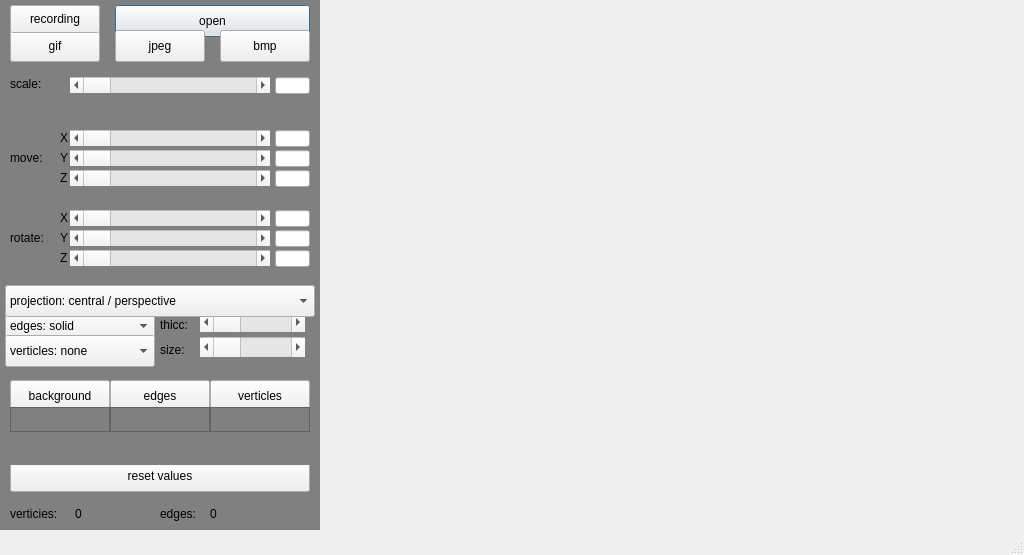
<?xml version="1.0" encoding="UTF-8"?>
<ui version="4.0">
 <class>MainWindow</class>
 <widget class="QMainWindow" name="MainWindow">
  <property name="geometry">
   <rect>
    <x>0</x>
    <y>0</y>
    <width>1024</width>
    <height>555</height>
   </rect>
  </property>
  <property name="sizePolicy">
   <sizepolicy hsizetype="Fixed" vsizetype="Fixed">
    <horstretch>0</horstretch>
    <verstretch>0</verstretch>
   </sizepolicy>
  </property>
  <property name="minimumSize">
   <size>
    <width>1024</width>
    <height>555</height>
   </size>
  </property>
  <property name="maximumSize">
   <size>
    <width>1024</width>
    <height>555</height>
   </size>
  </property>
  <property name="windowTitle">
   <string>MainWindow</string>
  </property>
  <widget class="QWidget" name="centralwidget">
   <widget class="GLWidget" name="glwidget" native="true">
    <property name="geometry">
     <rect>
      <x>320</x>
      <y>0</y>
      <width>704</width>
      <height>528</height>
     </rect>
    </property>
    <property name="styleSheet">
     <string notr="true">GLWidget {
	border: 1px solid black;
}</string>
    </property>
   </widget>
   <widget class="QFrame" name="frame_rotation_sliders">
    <property name="geometry">
     <rect>
      <x>0</x>
      <y>200</y>
      <width>320</width>
      <height>85</height>
     </rect>
    </property>
    <property name="styleSheet">
     <string notr="true">QFrame {
	background-color: gray;
}</string>
    </property>
    <property name="frameShape">
     <enum>QFrame::NoFrame</enum>
    </property>
    <widget class="QLabel" name="label_rotate_y">
     <property name="geometry">
      <rect>
       <x>60</x>
       <y>30</y>
       <width>12</width>
       <height>16</height>
      </rect>
     </property>
     <property name="text">
      <string>Y</string>
     </property>
    </widget>
    <widget class="QLabel" name="label_rotate_z">
     <property name="geometry">
      <rect>
       <x>60</x>
       <y>50</y>
       <width>12</width>
       <height>16</height>
      </rect>
     </property>
     <property name="text">
      <string>Z</string>
     </property>
    </widget>
    <widget class="QLabel" name="label_rotate_x">
     <property name="geometry">
      <rect>
       <x>60</x>
       <y>10</y>
       <width>12</width>
       <height>16</height>
      </rect>
     </property>
     <property name="text">
      <string>X</string>
     </property>
    </widget>
    <widget class="QLineEdit" name="rotating_y_value">
     <property name="geometry">
      <rect>
       <x>275</x>
       <y>30</y>
       <width>35</width>
       <height>17</height>
      </rect>
     </property>
    </widget>
    <widget class="QLineEdit" name="rotating_z_value">
     <property name="geometry">
      <rect>
       <x>275</x>
       <y>50</y>
       <width>35</width>
       <height>17</height>
      </rect>
     </property>
    </widget>
    <widget class="QLineEdit" name="rotating_x_value">
     <property name="geometry">
      <rect>
       <x>275</x>
       <y>10</y>
       <width>35</width>
       <height>17</height>
      </rect>
     </property>
    </widget>
    <widget class="QLabel" name="label_rotate">
     <property name="geometry">
      <rect>
       <x>10</x>
       <y>30</y>
       <width>40</width>
       <height>16</height>
      </rect>
     </property>
     <property name="text">
      <string>rotate:</string>
     </property>
    </widget>
    <widget class="QScrollBar" name="slider_x_rotation">
     <property name="geometry">
      <rect>
       <x>70</x>
       <y>10</y>
       <width>200</width>
       <height>16</height>
      </rect>
     </property>
     <property name="orientation">
      <enum>Qt::Horizontal</enum>
     </property>
    </widget>
    <widget class="QScrollBar" name="slider_y_rotation">
     <property name="geometry">
      <rect>
       <x>70</x>
       <y>30</y>
       <width>200</width>
       <height>16</height>
      </rect>
     </property>
     <property name="orientation">
      <enum>Qt::Horizontal</enum>
     </property>
    </widget>
    <widget class="QScrollBar" name="slider_z_rotation">
     <property name="geometry">
      <rect>
       <x>70</x>
       <y>50</y>
       <width>200</width>
       <height>16</height>
      </rect>
     </property>
     <property name="orientation">
      <enum>Qt::Horizontal</enum>
     </property>
    </widget>
   </widget>
   <widget class="QFrame" name="frame_scale">
    <property name="geometry">
     <rect>
      <x>0</x>
      <y>70</y>
      <width>320</width>
      <height>50</height>
     </rect>
    </property>
    <property name="autoFillBackground">
     <bool>false</bool>
    </property>
    <property name="styleSheet">
     <string notr="true">QFrame {
	background-color: gray;
}</string>
    </property>
    <property name="frameShape">
     <enum>QFrame::NoFrame</enum>
    </property>
    <property name="frameShadow">
     <enum>QFrame::Raised</enum>
    </property>
    <widget class="QLineEdit" name="scale_text">
     <property name="geometry">
      <rect>
       <x>275</x>
       <y>7</y>
       <width>35</width>
       <height>17</height>
      </rect>
     </property>
    </widget>
    <widget class="QLabel" name="label_scale">
     <property name="geometry">
      <rect>
       <x>10</x>
       <y>6</y>
       <width>41</width>
       <height>16</height>
      </rect>
     </property>
     <property name="text">
      <string>scale:</string>
     </property>
    </widget>
    <widget class="QScrollBar" name="scale_slider">
     <property name="geometry">
      <rect>
       <x>70</x>
       <y>7</y>
       <width>200</width>
       <height>16</height>
      </rect>
     </property>
     <property name="orientation">
      <enum>Qt::Horizontal</enum>
     </property>
    </widget>
   </widget>
   <widget class="QFrame" name="frame_settings">
    <property name="geometry">
     <rect>
      <x>0</x>
      <y>280</y>
      <width>320</width>
      <height>100</height>
     </rect>
    </property>
    <property name="styleSheet">
     <string notr="true">QFrame {
	background-color: gray;
}</string>
    </property>
    <property name="frameShape">
     <enum>QFrame::NoFrame</enum>
    </property>
    <property name="frameShadow">
     <enum>QFrame::Raised</enum>
    </property>
    <widget class="QLabel" name="label_bar_thickness">
     <property name="geometry">
      <rect>
       <x>160</x>
       <y>30</y>
       <width>40</width>
       <height>30</height>
      </rect>
     </property>
     <property name="text">
      <string>thicc:</string>
     </property>
    </widget>
    <widget class="QScrollBar" name="slider_edge_thickness">
     <property name="geometry">
      <rect>
       <x>200</x>
       <y>32</y>
       <width>105</width>
       <height>20</height>
      </rect>
     </property>
     <property name="orientation">
      <enum>Qt::Horizontal</enum>
     </property>
    </widget>
    <widget class="QComboBox" name="comboBox_typeLine">
     <property name="geometry">
      <rect>
       <x>5</x>
       <y>30</y>
       <width>150</width>
       <height>32</height>
      </rect>
     </property>
     <item>
      <property name="text">
       <string>edges: solid</string>
      </property>
     </item>
     <item>
      <property name="text">
       <string>edges: dashed</string>
      </property>
     </item>
    </widget>
    <widget class="QComboBox" name="comboBox_typeVertex">
     <property name="geometry">
      <rect>
       <x>5</x>
       <y>55</y>
       <width>150</width>
       <height>32</height>
      </rect>
     </property>
     <item>
      <property name="text">
       <string>verticles: none</string>
      </property>
     </item>
     <item>
      <property name="text">
       <string>verticles: round</string>
      </property>
     </item>
     <item>
      <property name="text">
       <string>verticles: square</string>
      </property>
     </item>
    </widget>
    <widget class="QLabel" name="label_bar_size">
     <property name="geometry">
      <rect>
       <x>160</x>
       <y>55</y>
       <width>40</width>
       <height>30</height>
      </rect>
     </property>
     <property name="text">
      <string>size:</string>
     </property>
    </widget>
    <widget class="QScrollBar" name="slider_vertice_size">
     <property name="geometry">
      <rect>
       <x>200</x>
       <y>57</y>
       <width>105</width>
       <height>20</height>
      </rect>
     </property>
     <property name="orientation">
      <enum>Qt::Horizontal</enum>
     </property>
    </widget>
    <widget class="QComboBox" name="comboBox_projection">
     <property name="geometry">
      <rect>
       <x>5</x>
       <y>5</y>
       <width>310</width>
       <height>32</height>
      </rect>
     </property>
     <item>
      <property name="text">
       <string>projection: central / perspective</string>
      </property>
     </item>
     <item>
      <property name="text">
       <string>projection: parallel / orthogonal</string>
      </property>
     </item>
    </widget>
   </widget>
   <widget class="QFrame" name="frame_reset">
    <property name="geometry">
     <rect>
      <x>0</x>
      <y>460</y>
      <width>320</width>
      <height>40</height>
     </rect>
    </property>
    <property name="styleSheet">
     <string notr="true">QFrame {
	background-color: gray;
}</string>
    </property>
    <property name="frameShape">
     <enum>QFrame::NoFrame</enum>
    </property>
    <property name="frameShadow">
     <enum>QFrame::Raised</enum>
    </property>
    <widget class="QPushButton" name="reset_values_button">
     <property name="geometry">
      <rect>
       <x>10</x>
       <y>0</y>
       <width>300</width>
       <height>32</height>
      </rect>
     </property>
     <property name="text">
      <string>reset values</string>
     </property>
     <property name="autoDefault">
      <bool>false</bool>
     </property>
     <property name="default">
      <bool>false</bool>
     </property>
     <property name="flat">
      <bool>false</bool>
     </property>
    </widget>
   </widget>
   <widget class="QFrame" name="frame_colors">
    <property name="geometry">
     <rect>
      <x>0</x>
      <y>380</y>
      <width>320</width>
      <height>85</height>
     </rect>
    </property>
    <property name="styleSheet">
     <string notr="true">QFrame {
	background-color: gray;
}</string>
    </property>
    <property name="frameShape">
     <enum>QFrame::NoFrame</enum>
    </property>
    <property name="frameShadow">
     <enum>QFrame::Raised</enum>
    </property>
    <widget class="QPushButton" name="color_verticies_button">
     <property name="geometry">
      <rect>
       <x>210</x>
       <y>0</y>
       <width>100</width>
       <height>32</height>
      </rect>
     </property>
     <property name="text">
      <string>verticles</string>
     </property>
    </widget>
    <widget class="QPushButton" name="color_edges_button">
     <property name="geometry">
      <rect>
       <x>110</x>
       <y>0</y>
       <width>100</width>
       <height>32</height>
      </rect>
     </property>
     <property name="text">
      <string>edges</string>
     </property>
     <property name="shortcut">
      <string>Backspace</string>
     </property>
    </widget>
    <widget class="QPushButton" name="background_color_button">
     <property name="geometry">
      <rect>
       <x>10</x>
       <y>0</y>
       <width>100</width>
       <height>32</height>
      </rect>
     </property>
     <property name="text">
      <string>background</string>
     </property>
    </widget>
    <widget class="QGraphicsView" name="graphics_verticies_color">
     <property name="geometry">
      <rect>
       <x>210</x>
       <y>27</y>
       <width>100</width>
       <height>25</height>
      </rect>
     </property>
    </widget>
    <widget class="QGraphicsView" name="graphics_color_edges">
     <property name="geometry">
      <rect>
       <x>110</x>
       <y>27</y>
       <width>100</width>
       <height>25</height>
      </rect>
     </property>
    </widget>
    <widget class="QGraphicsView" name="graphics_background_color">
     <property name="geometry">
      <rect>
       <x>10</x>
       <y>27</y>
       <width>100</width>
       <height>25</height>
      </rect>
     </property>
    </widget>
   </widget>
   <widget class="QFrame" name="frame_count">
    <property name="geometry">
     <rect>
      <x>0</x>
      <y>500</y>
      <width>320</width>
      <height>30</height>
     </rect>
    </property>
    <property name="autoFillBackground">
     <bool>false</bool>
    </property>
    <property name="styleSheet">
     <string notr="true">QFrame {
	background-color: gray;
}</string>
    </property>
    <property name="frameShape">
     <enum>QFrame::NoFrame</enum>
    </property>
    <property name="frameShadow">
     <enum>QFrame::Raised</enum>
    </property>
    <widget class="QLabel" name="label_count_of_verticies">
     <property name="geometry">
      <rect>
       <x>10</x>
       <y>6</y>
       <width>61</width>
       <height>16</height>
      </rect>
     </property>
     <property name="text">
      <string>verticies:</string>
     </property>
    </widget>
    <widget class="QLabel" name="number_of_vertices">
     <property name="geometry">
      <rect>
       <x>75</x>
       <y>6</y>
       <width>75</width>
       <height>16</height>
      </rect>
     </property>
     <property name="text">
      <string>0</string>
     </property>
    </widget>
    <widget class="QLabel" name="label_count_of_facets">
     <property name="geometry">
      <rect>
       <x>160</x>
       <y>6</y>
       <width>48</width>
       <height>16</height>
      </rect>
     </property>
     <property name="text">
      <string>edges:</string>
     </property>
    </widget>
    <widget class="QLabel" name="number_of_facets">
     <property name="geometry">
      <rect>
       <x>210</x>
       <y>6</y>
       <width>75</width>
       <height>16</height>
      </rect>
     </property>
     <property name="text">
      <string>0</string>
     </property>
    </widget>
   </widget>
   <widget class="QFrame" name="frame_buttons">
    <property name="geometry">
     <rect>
      <x>0</x>
      <y>0</y>
      <width>320</width>
      <height>75</height>
     </rect>
    </property>
    <property name="autoFillBackground">
     <bool>false</bool>
    </property>
    <property name="styleSheet">
     <string notr="true">QFrame {
	background-color: gray;
}</string>
    </property>
    <property name="frameShape">
     <enum>QFrame::NoFrame</enum>
    </property>
    <property name="frameShadow">
     <enum>QFrame::Raised</enum>
    </property>
    <widget class="QPushButton" name="open_button">
     <property name="geometry">
      <rect>
       <x>115</x>
       <y>5</y>
       <width>195</width>
       <height>32</height>
      </rect>
     </property>
     <property name="text">
      <string>open</string>
     </property>
     <property name="default">
      <bool>true</bool>
     </property>
    </widget>
    <widget class="QPushButton" name="bmp_button">
     <property name="geometry">
      <rect>
       <x>220</x>
       <y>30</y>
       <width>90</width>
       <height>32</height>
      </rect>
     </property>
     <property name="text">
      <string>bmp</string>
     </property>
    </widget>
    <widget class="QPushButton" name="gif_button">
     <property name="geometry">
      <rect>
       <x>10</x>
       <y>30</y>
       <width>90</width>
       <height>32</height>
      </rect>
     </property>
     <property name="text">
      <string>gif</string>
     </property>
    </widget>
    <widget class="QPushButton" name="jpeg_button">
     <property name="geometry">
      <rect>
       <x>115</x>
       <y>30</y>
       <width>90</width>
       <height>32</height>
      </rect>
     </property>
     <property name="text">
      <string>jpeg</string>
     </property>
    </widget>
    <widget class="QPushButton" name="rec_button">
     <property name="geometry">
      <rect>
       <x>10</x>
       <y>5</y>
       <width>90</width>
       <height>28</height>
      </rect>
     </property>
     <property name="text">
      <string>recording</string>
     </property>
    </widget>
   </widget>
   <widget class="QFrame" name="frame_moving_sliders">
    <property name="geometry">
     <rect>
      <x>0</x>
      <y>120</y>
      <width>320</width>
      <height>85</height>
     </rect>
    </property>
    <property name="styleSheet">
     <string notr="true">QFrame {
	background-color: gray;
}</string>
    </property>
    <property name="frameShape">
     <enum>QFrame::NoFrame</enum>
    </property>
    <property name="frameShadow">
     <enum>QFrame::Raised</enum>
    </property>
    <widget class="QLabel" name="label_move_x">
     <property name="geometry">
      <rect>
       <x>60</x>
       <y>10</y>
       <width>12</width>
       <height>16</height>
      </rect>
     </property>
     <property name="text">
      <string>X</string>
     </property>
    </widget>
    <widget class="QLabel" name="label_move_y">
     <property name="geometry">
      <rect>
       <x>60</x>
       <y>30</y>
       <width>12</width>
       <height>16</height>
      </rect>
     </property>
     <property name="text">
      <string>Y</string>
     </property>
    </widget>
    <widget class="QLabel" name="label_move_z">
     <property name="geometry">
      <rect>
       <x>60</x>
       <y>50</y>
       <width>12</width>
       <height>16</height>
      </rect>
     </property>
     <property name="text">
      <string>Z</string>
     </property>
    </widget>
    <widget class="QLineEdit" name="moving_x_value">
     <property name="geometry">
      <rect>
       <x>275</x>
       <y>10</y>
       <width>35</width>
       <height>17</height>
      </rect>
     </property>
     <property name="layoutDirection">
      <enum>Qt::LeftToRight</enum>
     </property>
    </widget>
    <widget class="QLineEdit" name="moving_y_value">
     <property name="geometry">
      <rect>
       <x>275</x>
       <y>30</y>
       <width>35</width>
       <height>17</height>
      </rect>
     </property>
    </widget>
    <widget class="QLineEdit" name="moving_z_value">
     <property name="geometry">
      <rect>
       <x>275</x>
       <y>50</y>
       <width>35</width>
       <height>17</height>
      </rect>
     </property>
    </widget>
    <widget class="QLabel" name="label_move">
     <property name="geometry">
      <rect>
       <x>10</x>
       <y>30</y>
       <width>35</width>
       <height>16</height>
      </rect>
     </property>
     <property name="text">
      <string>move:</string>
     </property>
    </widget>
    <widget class="QScrollBar" name="slider_x_moving">
     <property name="geometry">
      <rect>
       <x>70</x>
       <y>10</y>
       <width>200</width>
       <height>16</height>
      </rect>
     </property>
     <property name="orientation">
      <enum>Qt::Horizontal</enum>
     </property>
    </widget>
    <widget class="QScrollBar" name="slider_y_moving">
     <property name="geometry">
      <rect>
       <x>70</x>
       <y>30</y>
       <width>200</width>
       <height>16</height>
      </rect>
     </property>
     <property name="orientation">
      <enum>Qt::Horizontal</enum>
     </property>
    </widget>
    <widget class="QScrollBar" name="slider_z_moving">
     <property name="geometry">
      <rect>
       <x>70</x>
       <y>50</y>
       <width>200</width>
       <height>16</height>
      </rect>
     </property>
     <property name="orientation">
      <enum>Qt::Horizontal</enum>
     </property>
    </widget>
   </widget>
   <zorder>frame_reset</zorder>
   <zorder>frame_scale</zorder>
   <zorder>glwidget</zorder>
   <zorder>frame_settings</zorder>
   <zorder>frame_rotation_sliders</zorder>
   <zorder>frame_colors</zorder>
   <zorder>frame_count</zorder>
   <zorder>frame_buttons</zorder>
   <zorder>frame_moving_sliders</zorder>
  </widget>
  <widget class="QStatusBar" name="statusBar"/>
  <action name="action">
   <property name="text">
    <string>Open File...</string>
   </property>
  </action>
 </widget>
 <customwidgets>
  <customwidget>
   <class>GLWidget</class>
   <extends>QWidget</extends>
   <header location="global">glwidget.h</header>
   <container>1</container>
  </customwidget>
 </customwidgets>
 <resources/>
 <connections/>
</ui>
